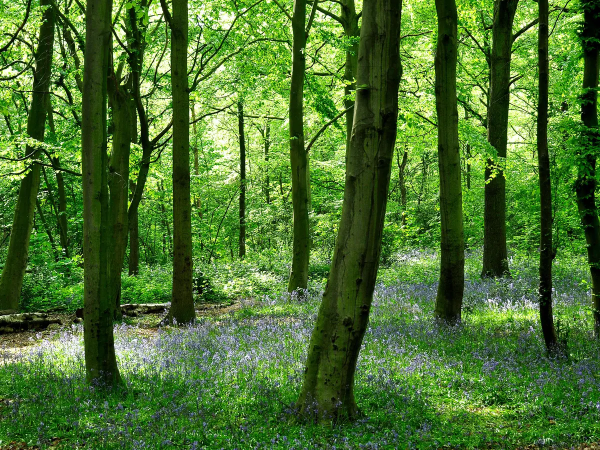
%> input picture 3915.jpg, 1200 x 900 px (shown at 1/2 size)
$ octave LBPClear.m   (GNU Octave 9; MATLAB toolbox functions it lacks are replaced by stand-ins)
%> lines starting %> are read from the running program, lines starting %| are printed output that depends on the picture; in (x1, y1, x2, y2) boxes, pixels count from 0 and x2, y2 are one past the last pixel; in counts of white or black regions, pixels touching at a corner belong together; the program's own positions count from 1
clc;clear;
close all;
[fname path]=uigetfile('*.*', 'Enter an image');
%> the answer given: 3915.jpg
fname=strcat(path,fname);
im=imread(fname);
%> im is the input picture: size 900x1200x3 uint8; mean R, G, B 74.7, 113.6, 47
% resizing images
im=imresize(im, [256 256]);
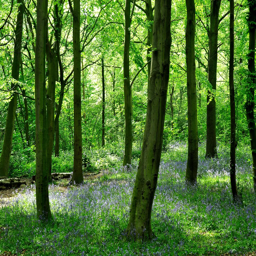
%> im: size 256x256x3 uint8; mean R, G, B 74.7, 113.6, 47
imshow(im);


% Converting into gray scale
im1=rgb2gray(im);
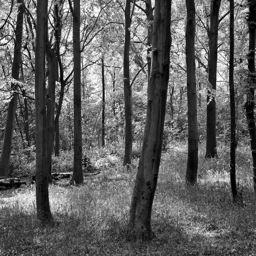
%> im1: size 256x256 uint8; min 0, max 255, mean 94.3
figure

% Implementing histogram
subplot(2,1,1)
imshow(im1);
subplot(2,1,2);
imhist(im1)
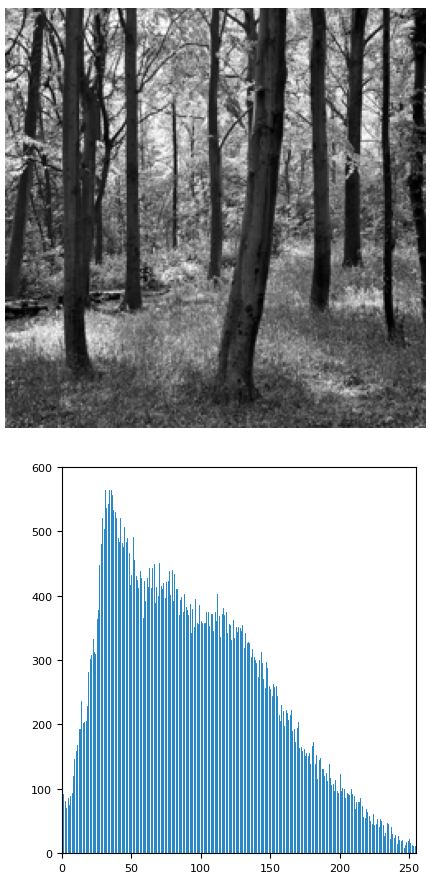
%> figure redrawn from the program's plot data, 2 panels


% Thresholding
imA=im1>150
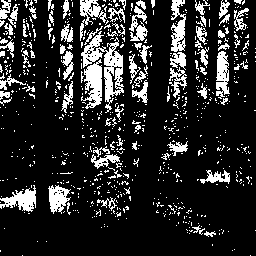
%> imA: size 256x256 logical; 17% white; 715 white regions (634 under 20 px), largest, box (x1, y1, x2, y2) and area: (81, 31, 124, 113) 1141, (81, 59, 102, 109) 604, (0, 185, 36, 212) 491
figure;
imshow(imA);
imA=uint8(double(imA) *255);
im(:,:,3)=imA;
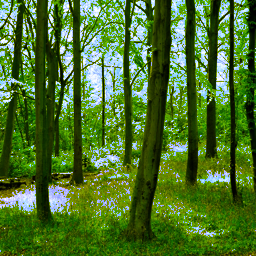
%> im: size 256x256x3 uint8; mean R, G, B 74.7, 113.6, 43.2

figure;
imshow(im);
